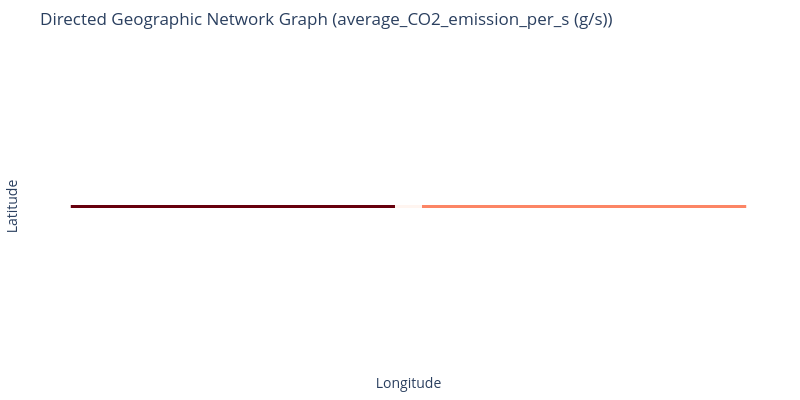

Write notebook code for a chart like this one.
### Code cell
fig = plot_gdf_eventtable(gdf_eventtable_energy_fuel, attr='average_CO2_emission_per_s (g/s)')
fig.show()

### Figure 1 — Plotly figure (JSON) as saved in the notebook; plotly's stock layout.template omitted (floating-point values rounded to 4 significant figures)
{"data": [{"hovertext": "average_CO2_emission_per_s (g/s): 87.0648611866309", "line": {"color": "rgb(252, 133, 101)", "width": 3}, "mode": "lines", "type": "scatter", "x": [0.001797, 0.04492], "y": [0, 0]}, {"hovertext": "average_CO2_emission_per_s (g/s): 17.486946930118194", "line": {"color": "rgb(255, 245, 240)", "width": 3}, "mode": "lines", "type": "scatter", "x": [-0.001797, 0.001797], "y": [0, 0]}, {"hovertext": "average_CO2_emission_per_s (g/s): 184.44142029107974", "line": {"color": "rgb(103, 0, 13)", "width": 3}, "mode": "lines", "type": "scatter", "x": [-0.04492, -0.001797], "y": [0, 0]}], "layout": {"height": 400, "margin": {"b": 20, "l": 20, "r": 20, "t": 50}, "plot_bgcolor": "white", "showlegend": false, "title": {"text": "Directed Geographic Network Graph (average_CO2_emission_per_s (g/s))"}, "width": 800, "xaxis": {"range": [-0.04941, 0.04941], "showgrid": false, "showticklabels": false, "title": {"text": "Longitude"}, "zeroline": false}, "yaxis": {"range": [-1, 1], "showgrid": false, "showticklabels": false, "title": {"text": "Latitude"}, "zeroline": false}}}
